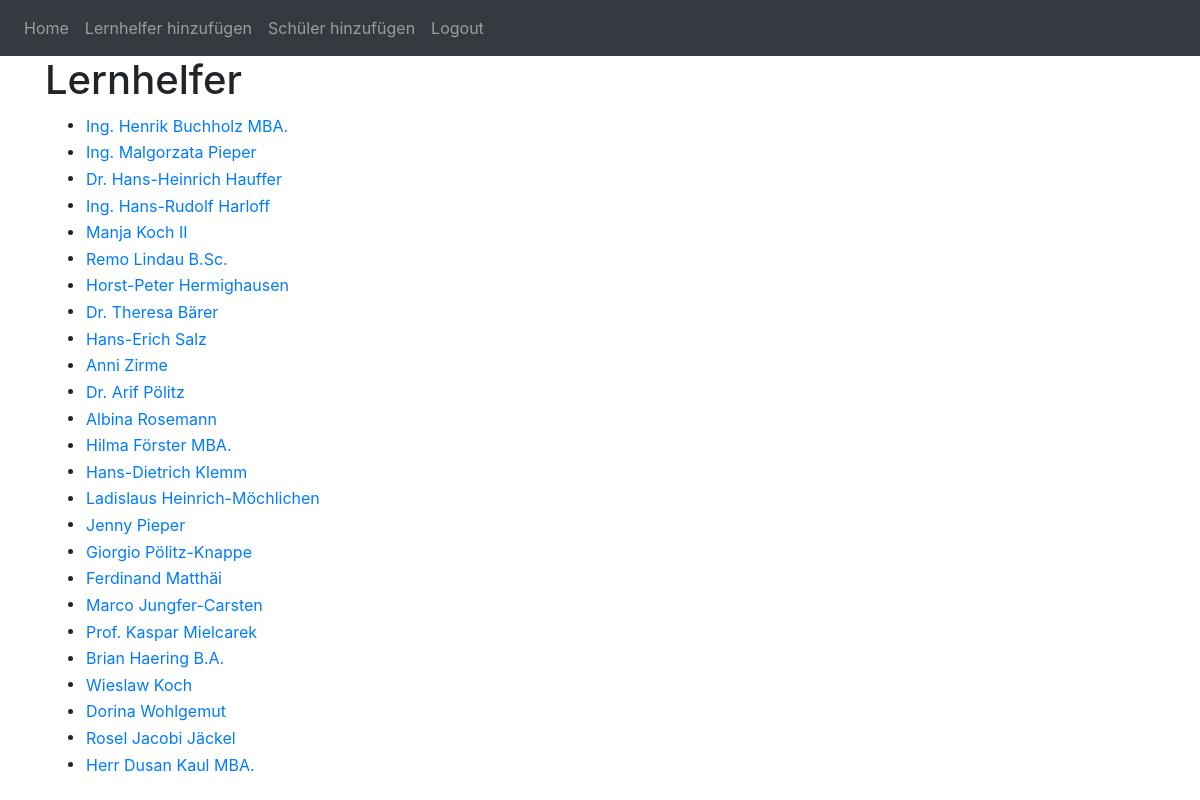
Screenshot of /list-tutors (signed in) with the database file from the repository.
### website/models.py (models this page shows)
class Tutor(db.Model):
    id = db.Column(db.Integer, primary_key=True)
    name = db.Column(db.String(150))
    birthdate = db.Column(db.Date)
    start_date = db.Column(db.Date)
    max_grade = db.Column(db.Integer)
    hours = db.Column(db.String(10))
    subjects = db.Column(db.String(150))
    availability = db.relationship('Availability', backref='tutor')
    comment = db.Column(db.String(1000))
    street = db.Column(db.String(150))
    plz = db.Column(db.String(10))
    email = db.Column(db.String(150), unique=True)
    phone = db.Column(db.String(20))
    school_university = db.Column(db.String(150))
    area = db.Column(db.String(150))
    semester = db.Column(db.String(10))
    native_language = db.Column(db.String(150))
    qualification = db.Column(db.String(150))
    previous_training = db.Column(db.String(150))
    previous_training_nr = db.Column(db.String(150))
    wage = db.Column(db.String(150))

### website/views.py (the view)
@views.route('/list-tutors')
def list_tutors():
    tutors = Tutor.query.all()
    return render_template('list_tutors.html', tutors=tutors, user=current_user)

### website/__init__.py (called while the page is built)
def create_app():
    app = Flask(__name__)
    app.config['SECRET_KEY'] = 'devremoveaftdderdeployAndFix'
    app.config['SQLALCHEMY_DATABASE_URI'] = f'sqlite:///{DB_NAME}'
    app.json_encoder = CustomJSONEncoder
    db.init_app(app)
    from .views import views
    from .auth import auth
    app.register_blueprint(views, url_prefix='/')
    app.register_blueprint(auth, url_prefix='/')
    from .models import User, Note
    create_database(app)
    login_manager = LoginManager()
    login_manager.login_view = 'auth.login'
    login_manager.init_app(app)
    @login_manager.user_loader
    def load_user(id):
        return User.query.get(int(id))
    return app

### website/views.py (called while the page is built)
@views.app_context_processor
def inject_tutor_has_availability():
    return dict(tutor_has_availability=tutor_has_availability)

### website/templates/list_tutors.html (shortened to what this page needs)
{% extends "base.html" %}
{% block content %}
<h1>Lernhelfer</h1>
<ul>
  {% for tutor in tutors %}
  <li>
    <form action="{{ url_for('views.edit_tutor', tutor_id=tutor.id) }}" method="GET">
      <button type="submit" class="btn btn-link" style="padding: 0;">{{ tutor.name }}</button>
    </form>
  </li>
  {% endfor %}
</ul>
{% endblock %}

### rows the page displays
Tutor: name "Ing. Henrik Buchholz MBA."
Tutor: name "Ing. Malgorzata Pieper"
Tutor: name "Dr. Hans-Heinrich Hauffer"
Tutor: name "Ing. Hans-Rudolf Harloff"
Tutor: name "Manja Koch II"
Tutor: name "Remo Lindau B.Sc."
Tutor: name "Horst-Peter Hermighausen"
Tutor: name "Dr. Theresa Bärer"
Tutor: name "Hans-Erich Salz"
Tutor: name "Anni Zirme"
Tutor: name "Dr. Arif Pölitz"
Tutor: name "Albina Rosemann"
Tutor: name "Hilma Förster MBA."
Tutor: name "Hans-Dietrich Klemm"
Tutor: name "Ladislaus Heinrich-Möchlichen"
Tutor: name "Jenny Pieper"
Tutor: name "Giorgio Pölitz-Knappe"
Tutor: name "Ferdinand Matthäi"
Tutor: name "Marco Jungfer-Carsten"
Tutor: name "Prof. Kaspar Mielcarek"
Tutor: name "Brian Haering B.A."
Tutor: name "Wieslaw Koch"
Tutor: name "Dorina Wohlgemut"
Tutor: name "Rosel Jacobi Jäckel"
Tutor: name "Herr Dusan Kaul MBA."
